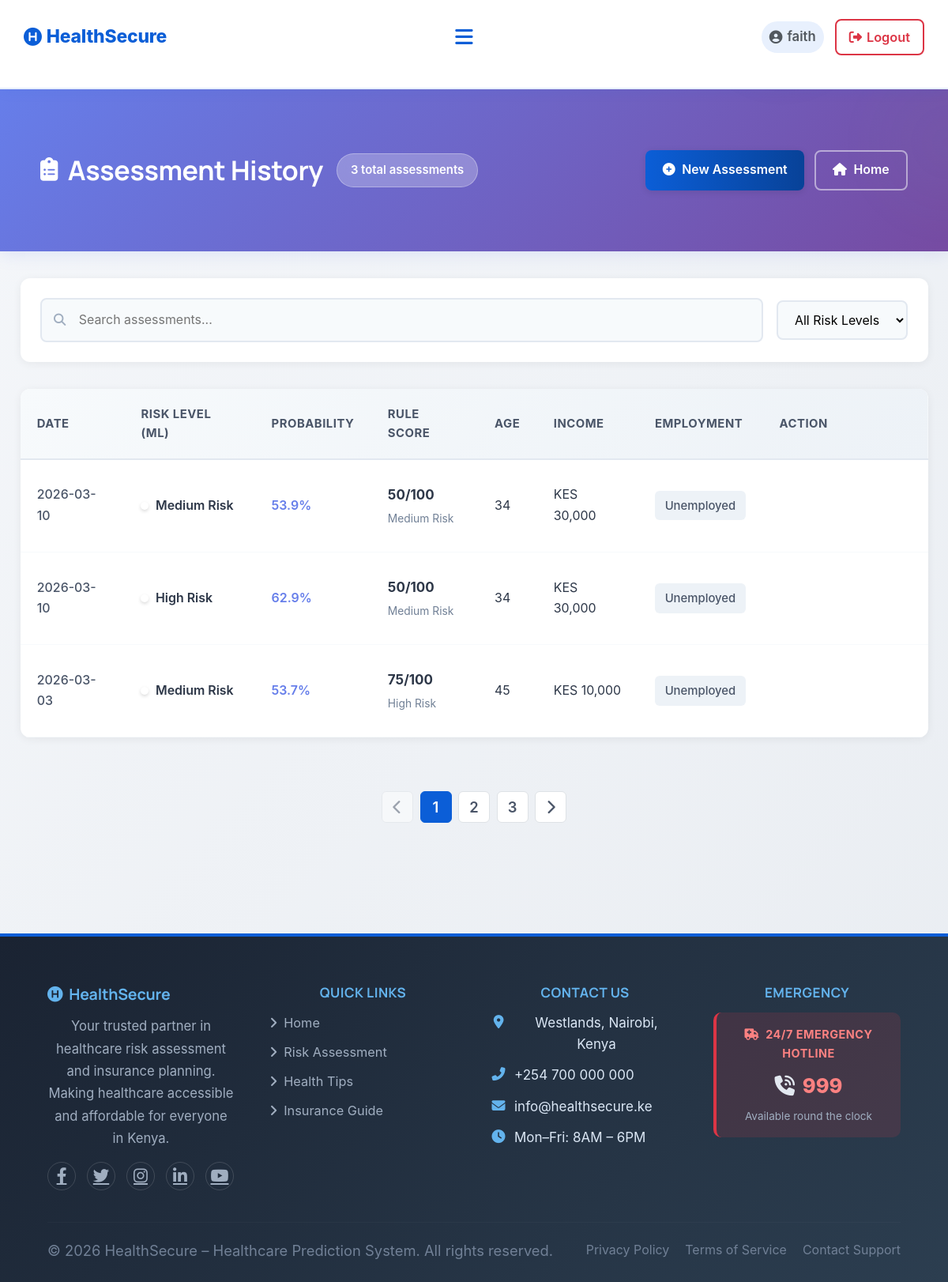
The page /history (signed in) on the database as committed earlier.
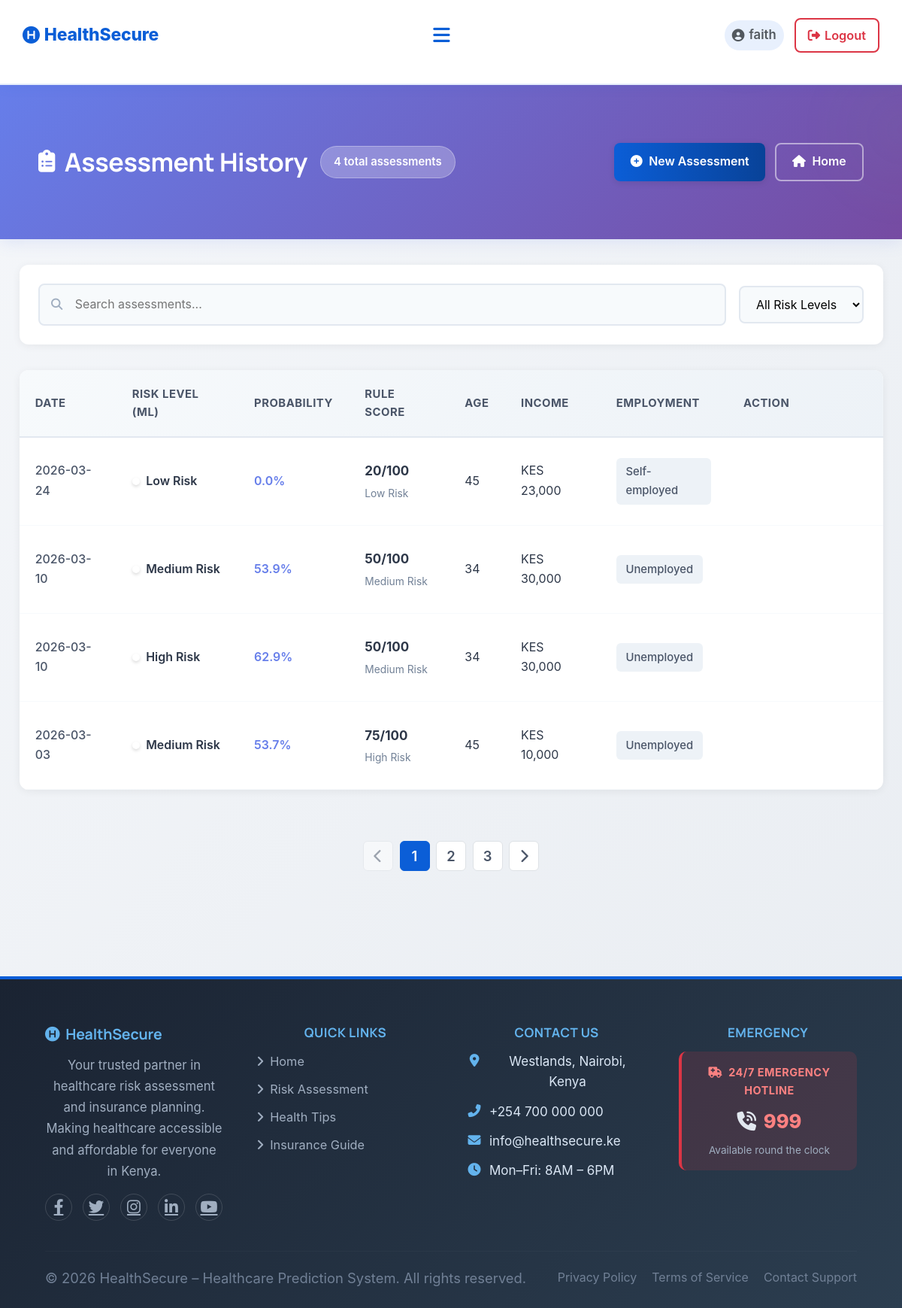
The same page on the database as committed later.
### tables this page shows
CREATE TABLE assessments (
            id INTEGER PRIMARY KEY AUTOINCREMENT,
            user_id INTEGER NOT NULL,
            age INTEGER,
            gender TEXT,
            marital_status TEXT,
            employment_status TEXT,
            income REAL,
            children INTEGER,
            education_level TEXT,
            residence_type TEXT,
            chronic_illness TEXT,
            family_size INTEGER,
            healthcare_knowledge TEXT,
            hospital_visit_gap REAL,
            routine_checkups INTEGER,
            cancer_screening INTEGER,
            dental_checkup INTEGER,
            mental_health_support INTEGER,
            risk_level TEXT,
            probability REAL,
            created_at TIMESTAMP DEFAULT CURRENT_TIMESTAMP, rule_based_score INTEGER DEFAULT 0, rule_based_category TEXT DEFAULT "Unknown",
            FOREIGN KEY (user_id) REFERENCES users (id)
        );

### app.py (the view)
@app.route('/history')
def history():
    if not session.get('logged_in'):
        flash('Please log in to view your history.', 'warning')
        return redirect(url_for('login'))
    conn = get_db_connection()
    assessments = conn.execute(
        'SELECT * FROM assessments WHERE user_id = ? ORDER BY created_at DESC LIMIT 20',
        (session.get('user_id'),)
    ).fetchall()
    conn.close()
    return render_template('history.html',
                          assessments=assessments,
                          username=session.get('username'))

### app.py (called while the page is built)
def get_db_connection():
    conn = sqlite3.connect(DATABASE)
    conn.row_factory = sqlite3.Row
    return conn

### templates/history.html (shortened to what this page needs)
{% extends "base.html" %}
{% block extra_css %}
<link rel="stylesheet" href="{{ url_for('static', filename='css/history.css') }}">
{% endblock %}
{% block content %}
    <div class="history-page-header">
        <div class="history-page-container">
            <div class="header-content">
                <div class="header-left">
                    <h1 class="page-title">
                        <i class="fas fa-clipboard-list"></i>
                        Assessment History
                    </h1>
                    {% if assessments %}
                    <span class="total-badge">{{ assessments|length }} total assessment{{ 's' if assessments|length != 1 else '' }}</span>
                    {% endif %}
                </div>
                <div class="header-actions">
                    <a href="{{ url_for('assess') }}" class="btn-modern btn-primary">
                        <i class="fas fa-plus-circle"></i> New Assessment
                    </a>
                    <a href="{{ url_for('index') }}" class="btn-modern btn-outline">
                        <i class="fas fa-home"></i> Home
                    </a>
                </div>
            </div>
        </div>
    </div>
    <div class="history-page-container">
        {% if assessments %}
        <div class="filter-bar">
            <div class="search-box">
                <i class="fas fa-search"></i>
                <input type="text" id="searchInput" placeholder="Search assessments..." aria-label="Search assessments">
            </div>
            <div class="filter-controls">
                <select class="filter-select" id="riskFilter" aria-label="Filter by risk level">
                    <option value="">All Risk Levels</option>
                </select>
            </div>
        </div>
        <div class="table-container desktop-only">
            <table class="modern-table">
                <thead>
                    <tr>
                        <th>Date</th>
                        <th>Risk Level (ML)</th>
                        <th>Probability</th>
                        <th>Rule Score</th>
                        <th>Age</th>
                        <th>Income</th>
                        <th>Employment</th>
                        <th>Action</th>
                    </tr>
                </thead>
                <tbody>
                    {% for assessment in assessments %}
                    <tr class="table-row" data-risk="{{ assessment['risk_level'].lower().replace(' ', '-').replace('risk', '').strip() }}">
                        <td data-label="Date">
                            <span class="date-text">{{ assessment['created_at'][:10] }}</span>
                        </td>
                        <td data-label="Risk Level">
                            <div class="risk-indicator">
                                <span class="risk-dot risk-dot-{{ assessment['risk_level'].lower().replace(' ', '-').replace('risk', '').strip() }}"></span>
                                <span class="risk-label">{{ assessment['risk_level'] }}</span>
                            </div>
                        </td>
                        <td data-label="Probability">
                            <span class="probability-text">{{ "%.1f"|format(assessment['probability']) }}%</span>
                        </td>
                        <td data-label="Rule Score">
                            <div class="rule-score-cell">
                                <strong class="score-value">{{ assessment['rule_based_score'] or 'N/A' }}/100</strong>
                                <small class="score-category">{{ assessment['rule_based_category'] or 'N/A' }}</small>
                            </div>
                        </td>
                        <td data-label="Age">{{ assessment['age'] }}</td>
                        <td data-label="Income">KES {{ "{:,.0f}".format(assessment['income']) }}</td>
                        <td data-label="Employment">
                            <span class="employment-badge">{{ assessment['employment_status'] }}</span>
                        </td>
                        <td data-label="Action">
                            <a href="{{ url_for('view_assessment_result', assessment_id=assessment['id']) }}" class="btn-modern btn-outline">
                                <i class="fas fa-eye"></i> View Results
                            </a>
                        </td>
                    </tr>
                    {% endfor %}
                </tbody>
            </table>
        </div>
        <div class="pagination-container">
            <button class="pagination-btn" disabled>
                <i class="fas fa-chevron-left"></i>
            </button>
            <button class="pagination-btn active">1</button>
            <button class="pagination-btn">2</button>
            <button class="pagination-btn">3</button>
            <button class="pagination-btn">
                <i class="fas fa-chevron-right"></i>
            </button>
        </div>
        {% endif %}
    </div>
{% endblock %}

### templates/base.html (shortened to what this page needs)
<!DOCTYPE html>
<html lang="en">
<head>
    <link rel="stylesheet" href="https://cdn.jsdelivr.net/npm/bootstrap@5.3.2/dist/css/bootstrap.min.css">
    <link rel="stylesheet" href="https://cdnjs.cloudflare.com/ajax/libs/font-awesome/6.4.0/css/all.min.css">
    <link rel="stylesheet" href="{{ url_for('static', filename='css/base.css') }}">
    <link rel="stylesheet" href="{{ url_for('static', filename='css/style.css') }}">
    {% block extra_css %}{% endblock %}
</head>
<body>
<nav class="navbar" role="navigation" aria-label="Main navigation">
    <a href="{{ url_for('index') }}" class="logo" aria-label="HealthSecure Home">
        <i class="fa-solid fa-circle-h" aria-hidden="true"></i> HealthSecure
    </a>
    <button class="hamburger-menu" id="hamburgerBtn" aria-label="Toggle navigation" aria-expanded="false" aria-controls="navLinks">
        <i class="fa-solid fa-bars" aria-hidden="true"></i>
    </button>
    <div class="nav-right">
        {% if session.logged_in %}
            <span class="nav-username">
                <i class="fa-solid fa-circle-user" aria-hidden="true"></i> {{ session.username }}
            </span>
            <a href="{{ url_for('logout') }}" class="nav-auth-link nav-logout-link">
                <i class="fas fa-sign-out-alt" aria-hidden="true"></i> Logout
            </a>
        {% endif %}
    </div>
</nav>
<main id="main-content">
    {% block content %}{% endblock %}
</main>
<footer class="footer" role="contentinfo">
    <div class="footer-grid">
        <div>
            <h5 class="footer-brand-title">
                <i class="fa-solid fa-circle-h" aria-hidden="true"></i> HealthSecure
            </h5>
            <p class="footer-text">
                Your trusted partner in healthcare risk assessment and insurance planning. Making healthcare accessible and affordable for everyone in Kenya.
            </p>
            <div class="footer-social" aria-label="Social media links">
                <a href="https://facebook.com" target="_blank" rel="noopener" aria-label="Facebook"><i class="fab fa-facebook-f" aria-hidden="true"></i></a>
                <a href="https://twitter.com" target="_blank" rel="noopener" aria-label="Twitter"><i class="fab fa-twitter" aria-hidden="true"></i></a>
                <a href="https://instagram.com" target="_blank" rel="noopener" aria-label="Instagram"><i class="fab fa-instagram" aria-hidden="true"></i></a>
                <a href="https://linkedin.com" target="_blank" rel="noopener" aria-label="LinkedIn"><i class="fab fa-linkedin-in" aria-hidden="true"></i></a>
                <a href="https://youtube.com" target="_blank" rel="noopener" aria-label="YouTube"><i class="fab fa-youtube" aria-hidden="true"></i></a>
            </div>
        </div>
        <div>
            <h5 class="footer-section-title">Quick Links</h5>
            <ul class="footer-links">
                <li><a href="{{ url_for('index') }}"><i class="fas fa-angle-right" aria-hidden="true"></i> Home</a></li>
                <li><a href="{{ url_for('assess') if session.logged_in else url_for('register') }}"><i class="fas fa-angle-right" aria-hidden="true"></i> Risk Assessment</a></li>
                <li><a href="{{ url_for('health_tips') }}"><i class="fas fa-angle-right" aria-hidden="true"></i> Health Tips</a></li>
                <li><a href="{{ url_for('blog') }}"><i class="fas fa-angle-right" aria-hidden="true"></i> Insurance Guide</a></li>
            </ul>
        </div>
        <div>
            <h5 class="footer-section-title">Contact Us</h5>
            <ul class="footer-contact-list">
                <li><i class="fas fa-map-marker-alt" aria-hidden="true"></i> Westlands, Nairobi, Kenya</li>
                <li><i class="fas fa-phone-alt" aria-hidden="true"></i> <a href="tel:+254700000000">+254 700 000 000</a></li>
                <li><i class="fas fa-envelope" aria-hidden="true"></i> <a href="mailto:info@healthsecure.ke">info@healthsecure.ke</a></li>
                <li><i class="fas fa-clock" aria-hidden="true"></i> Mon–Fri: 8AM – 6PM</li>
            </ul>
        </div>
        <div>
            <h5 class="footer-section-title">Emergency</h5>
            <div class="footer-emergency">
                <p class="footer-emergency-label"><i class="fas fa-ambulance me-1" aria-hidden="true"></i> 24/7 Emergency Hotline</p>
                <p class="footer-emergency-number"><i class="fas fa-phone-volume me-1" aria-hidden="true"></i> <a href="tel:999">999</a></p>
                <p class="footer-emergency-sub">Available round the clock</p>
            </div>
        </div>
    </div>
    <hr class="footer-divider">
    <div class="footer-bottom">
        <p style="margin:0;">© 2026 HealthSecure – Healthcare Prediction System. All rights reserved.</p>
        <div class="footer-bottom-links">
            <a href="#">Privacy Policy</a>
            <a href="#">Terms of Service</a>
            <a href="{{ url_for('contact') }}">Contact Support</a>
        </div>
    </div>
</footer>
</body>
</html>

### static/css/style.css (style rules this page uses)
:root { --bg: #f6f9fc; --surface: #ffffff; --primary: #0b5ed7; --primary-dark: #084298; --primary-light: #e8f0fd; --accent: #28a745; --muted: #52585e; --text: #1a2332; --soft: #eef2f6; --glass: rgba(255,255,255,0.75); --card-shadow: 0 8px 30px rgba(2,12,27,0.08); --radius: 12px; --transition: all 0.25s ease; }
* { margin: 0; padding: 0; box-sizing: border-box; font-family: "Inter", "Segoe UI", system-ui, sans-serif; }
html, body { overflow-x: hidden; max-width: 100%; }
body { background: linear-gradient(180deg, #ced8e7 0%, #eef6fb 100%); color: var(--text); -webkit-font-smoothing: antialiased; -moz-osx-font-smoothing: grayscale; position: relative; min-height: 100vh; width: 100%; }
body::before { content: ""; position: fixed; top: -7%; right: -7%; width: 420px; height: 420px; background: radial-gradient(circle at 30% 30%, rgba(4, 30, 68, 0.06), transparent 30%), radial-gradient(circle at 80% 70%, rgba(123,211,137,0.04), transparent 30%); pointer-events: none; z-index: 0; }
.navbar { display: flex; align-items: center; justify-content: space-between; padding: 14px 5%; background: #ffffff; backdrop-filter: blur(10px); border-bottom: 2px solid rgba(11, 94, 215, 0.10); box-shadow: 0 2px 16px rgba(11,94,215,0.08); position: sticky; top: 0; z-index: 1000; }
.logo { font-size: 1.35rem; font-weight: 800; color: var(--primary); letter-spacing: -0.2px; text-decoration: none; display: inline-flex; align-items: center; gap: 6px; flex-shrink: 0; }
.nav-right { display: flex; align-items: center; gap: 14px; }
footer { text-align: center; padding: 28px; background: linear-gradient(180deg, rgba(11,94,215,0.03), rgba(255,255,255,0.6)); color: var(--muted); font-size: 14px; border-top: 1px solid rgba(11,94,215,0.04); }
.btn-primary, .btn-success { background: linear-gradient(90deg, var(--primary), var(--primary-dark)) !important; border: none !important; color: #ffffff !important; box-shadow: 0 4px 16px rgba(11,94,215,0.20); font-weight: 600; }
.page-title { text-align: center; margin: 2.5rem 0; color: #0d0d0e; font-size: 28px; }
@media (max-width: 1200px) { .navbar { padding: 18px 30px; } }
.btn-primary { background: var(--secondary); color: white; }
.btn-outline { border: 2px solid #ffffff; color: #ffffff; background: rgba(255, 255, 255, 0.1); }

Rows that differ between the two databases and show on the page:
added assessments: created_at "2026-03-24", risk_level "Low Risk", probability "0.0", rule_based_score "20", rule_based_category "Low Risk", age "45", income "23,000", employment_status "Self-employed"
Other text that changed with them:
{{ assessments|length }}: "3" → "4"
